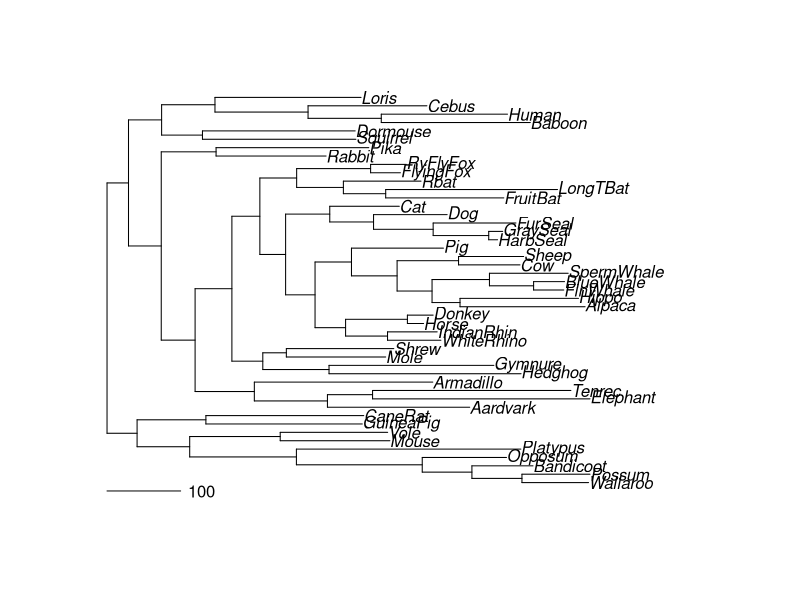

R code for this plot:
library(phangorn)


### Name: fitch
### Title: Parsimony tree.
### Aliases: fitch random.addition parsimony sankoff optim.parsimony
###   pratchet acctran
### Keywords: cluster

### ** Examples


set.seed(3)
data(Laurasiatherian)
dm <- dist.hamming(Laurasiatherian)
tree <- NJ(dm)
parsimony(tree, Laurasiatherian)
treeRA <- random.addition(Laurasiatherian)
treeNNI <- optim.parsimony(tree, Laurasiatherian)
treeRatchet <- pratchet(Laurasiatherian, start=tree, maxit=100, k=5)
# assign edge length
treeRatchet <- acctran(treeRatchet, Laurasiatherian)

plot(midpoint(treeRatchet))
add.scale.bar(0,0, length=100)

parsimony(c(tree,treeNNI, treeRatchet), Laurasiatherian)
